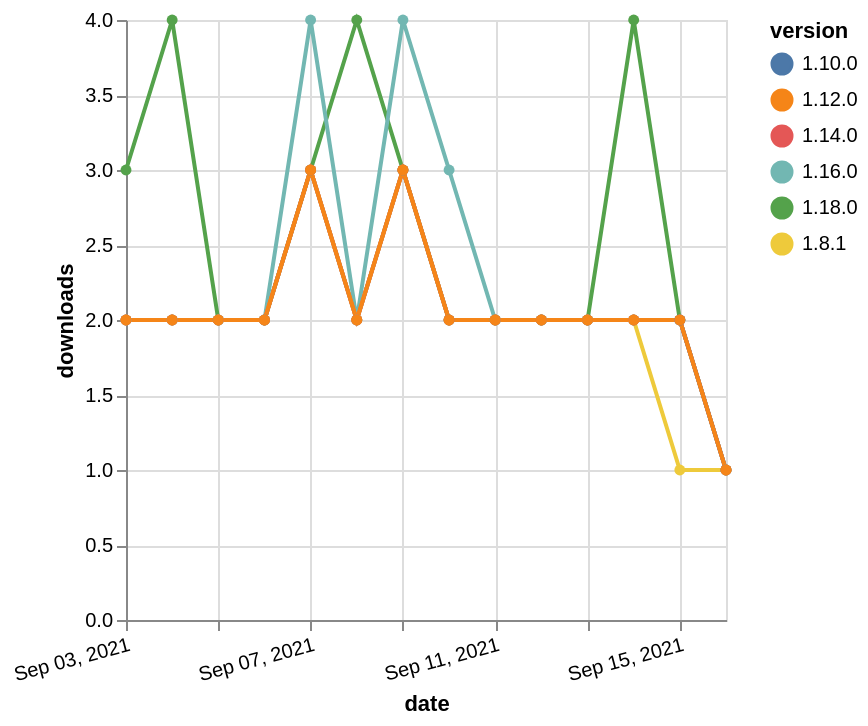

Vega-Lite specification for this chart:
### Vega-Lite specification from a JSON file in a GitHub repository (floating-point values rounded to 4 significant figures)
{"$schema": "https://vega.github.io/schema/vega-lite/v5.json", "description": "A simple bar chart with embedded data.", "data": {"values": [{"date": "2021-09-03", "total": 241, "delta": 3, "version": "1.18.0"}, {"date": "2021-09-04", "total": 245, "delta": 4, "version": "1.18.0"}, {"date": "2021-09-05", "total": 247, "delta": 2, "version": "1.18.0"}, {"date": "2021-09-06", "total": 249, "delta": 2, "version": "1.18.0"}, {"date": "2021-09-07", "total": 252, "delta": 3, "version": "1.18.0"}, {"date": "2021-09-08", "total": 256, "delta": 4, "version": "1.18.0"}, {"date": "2021-09-09", "total": 259, "delta": 3, "version": "1.18.0"}, {"date": "2021-09-10", "total": 261, "delta": 2, "version": "1.18.0"}, {"date": "2021-09-11", "total": 263, "delta": 2, "version": "1.18.0"}, {"date": "2021-09-12", "total": 265, "delta": 2, "version": "1.18.0"}, {"date": "2021-09-13", "total": 267, "delta": 2, "version": "1.18.0"}, {"date": "2021-09-14", "total": 271, "delta": 4, "version": "1.18.0"}, {"date": "2021-09-15", "total": 273, "delta": 2, "version": "1.18.0"}, {"date": "2021-09-16", "total": 274, "delta": 1, "version": "1.18.0"}, {"date": "2021-09-03", "total": 1679, "delta": 2, "version": "1.10.0"}, {"date": "2021-09-04", "total": 1681, "delta": 2, "version": "1.10.0"}, {"date": "2021-09-05", "total": 1683, "delta": 2, "version": "1.10.0"}, {"date": "2021-09-06", "total": 1685, "delta": 2, "version": "1.10.0"}, {"date": "2021-09-07", "total": 1688, "delta": 3, "version": "1.10.0"}, {"date": "2021-09-08", "total": 1690, "delta": 2, "version": "1.10.0"}, {"date": "2021-09-09", "total": 1693, "delta": 3, "version": "1.10.0"}, {"date": "2021-09-10", "total": 1695, "delta": 2, "version": "1.10.0"}, {"date": "2021-09-11", "total": 1697, "delta": 2, "version": "1.10.0"}, {"date": "2021-09-12", "total": 1699, "delta": 2, "version": "1.10.0"}, {"date": "2021-09-13", "total": 1701, "delta": 2, "version": "1.10.0"}, {"date": "2021-09-14", "total": 1703, "delta": 2, "version": "1.10.0"}, {"date": "2021-09-15", "total": 1705, "delta": 2, "version": "1.10.0"}, {"date": "2021-09-16", "total": 1706, "delta": 1, "version": "1.10.0"}, {"date": "2021-09-03", "total": 737, "delta": 2, "version": "1.16.0"}, {"date": "2021-09-04", "total": 739, "delta": 2, "version": "1.16.0"}, {"date": "2021-09-05", "total": 741, "delta": 2, "version": "1.16.0"}, {"date": "2021-09-06", "total": 743, "delta": 2, "version": "1.16.0"}, {"date": "2021-09-07", "total": 747, "delta": 4, "version": "1.16.0"}, {"date": "2021-09-08", "total": 749, "delta": 2, "version": "1.16.0"}, {"date": "2021-09-09", "total": 753, "delta": 4, "version": "1.16.0"}, {"date": "2021-09-10", "total": 756, "delta": 3, "version": "1.16.0"}, {"date": "2021-09-11", "total": 758, "delta": 2, "version": "1.16.0"}, {"date": "2021-09-12", "total": 760, "delta": 2, "version": "1.16.0"}, {"date": "2021-09-13", "total": 762, "delta": 2, "version": "1.16.0"}, {"date": "2021-09-14", "total": 764, "delta": 2, "version": "1.16.0"}, {"date": "2021-09-15", "total": 766, "delta": 2, "version": "1.16.0"}, {"date": "2021-09-16", "total": 767, "delta": 1, "version": "1.16.0"}, {"date": "2021-09-03", "total": 2027, "delta": 2, "version": "1.8.1"}, {"date": "2021-09-04", "total": 2029, "delta": 2, "version": "1.8.1"}, {"date": "2021-09-05", "total": 2031, "delta": 2, "version": "1.8.1"}, {"date": "2021-09-06", "total": 2033, "delta": 2, "version": "1.8.1"}, {"date": "2021-09-07", "total": 2036, "delta": 3, "version": "1.8.1"}, {"date": "2021-09-08", "total": 2038, "delta": 2, "version": "1.8.1"}, {"date": "2021-09-09", "total": 2041, "delta": 3, "version": "1.8.1"}, {"date": "2021-09-10", "total": 2043, "delta": 2, "version": "1.8.1"}, {"date": "2021-09-11", "total": 2045, "delta": 2, "version": "1.8.1"}, {"date": "2021-09-12", "total": 2047, "delta": 2, "version": "1.8.1"}, {"date": "2021-09-13", "total": 2049, "delta": 2, "version": "1.8.1"}, {"date": "2021-09-14", "total": 2051, "delta": 2, "version": "1.8.1"}, {"date": "2021-09-15", "total": 2052, "delta": 1, "version": "1.8.1"}, {"date": "2021-09-16", "total": 2053, "delta": 1, "version": "1.8.1"}, {"date": "2021-09-03", "total": 1024, "delta": 2, "version": "1.14.0"}, {"date": "2021-09-04", "total": 1026, "delta": 2, "version": "1.14.0"}, {"date": "2021-09-05", "total": 1028, "delta": 2, "version": "1.14.0"}, {"date": "2021-09-06", "total": 1030, "delta": 2, "version": "1.14.0"}, {"date": "2021-09-07", "total": 1033, "delta": 3, "version": "1.14.0"}, {"date": "2021-09-08", "total": 1035, "delta": 2, "version": "1.14.0"}, {"date": "2021-09-09", "total": 1038, "delta": 3, "version": "1.14.0"}, {"date": "2021-09-10", "total": 1040, "delta": 2, "version": "1.14.0"}, {"date": "2021-09-11", "total": 1042, "delta": 2, "version": "1.14.0"}, {"date": "2021-09-12", "total": 1044, "delta": 2, "version": "1.14.0"}, {"date": "2021-09-13", "total": 1046, "delta": 2, "version": "1.14.0"}, {"date": "2021-09-14", "total": 1048, "delta": 2, "version": "1.14.0"}, {"date": "2021-09-15", "total": 1050, "delta": 2, "version": "1.14.0"}, {"date": "2021-09-16", "total": 1051, "delta": 1, "version": "1.14.0"}, {"date": "2021-09-03", "total": 1482, "delta": 2, "version": "1.12.0"}, {"date": "2021-09-04", "total": 1484, "delta": 2, "version": "1.12.0"}, {"date": "2021-09-05", "total": 1486, "delta": 2, "version": "1.12.0"}, {"date": "2021-09-06", "total": 1488, "delta": 2, "version": "1.12.0"}, {"date": "2021-09-07", "total": 1491, "delta": 3, "version": "1.12.0"}, {"date": "2021-09-08", "total": 1493, "delta": 2, "version": "1.12.0"}, {"date": "2021-09-09", "total": 1496, "delta": 3, "version": "1.12.0"}, {"date": "2021-09-10", "total": 1498, "delta": 2, "version": "1.12.0"}, {"date": "2021-09-11", "total": 1500, "delta": 2, "version": "1.12.0"}, {"date": "2021-09-12", "total": 1502, "delta": 2, "version": "1.12.0"}, {"date": "2021-09-13", "total": 1504, "delta": 2, "version": "1.12.0"}, {"date": "2021-09-14", "total": 1506, "delta": 2, "version": "1.12.0"}, {"date": "2021-09-15", "total": 1508, "delta": 2, "version": "1.12.0"}, {"date": "2021-09-16", "total": 1509, "delta": 1, "version": "1.12.0"}]}, "width": "container", "mark": {"type": "line", "point": {"filled": true}}, "encoding": {"x": {"field": "date", "type": "temporal", "timeUnit": "yearmonthdate", "title": "date", "axis": {"labelAngle": -15}}, "y": {"field": "delta", "type": "quantitative", "title": "downloads"}, "color": {"field": "version", "type": "nominal"}, "tooltip": {"field": "delta"}}}
